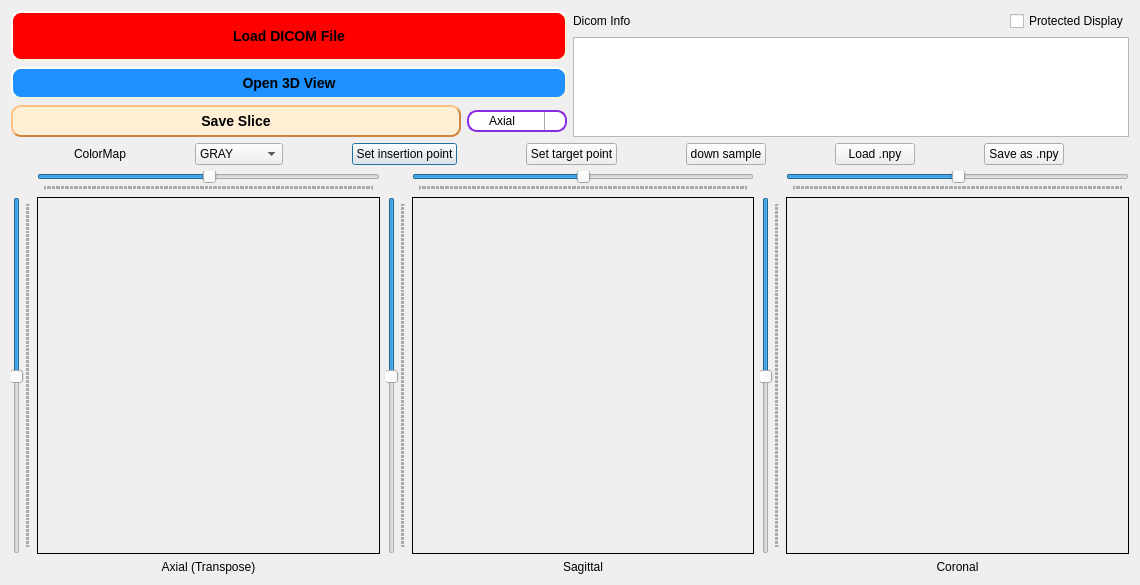
<?xml version="1.0" encoding="UTF-8"?>
<ui version="4.0">
 <class>Dialog</class>
 <widget class="QDialog" name="Dialog">
  <property name="windowModality">
   <enum>Qt::NonModal</enum>
  </property>
  <property name="geometry">
   <rect>
    <x>0</x>
    <y>0</y>
    <width>1140</width>
    <height>585</height>
   </rect>
  </property>
  <property name="minimumSize">
   <size>
    <width>995</width>
    <height>0</height>
   </size>
  </property>
  <property name="windowTitle">
   <string>Dialog</string>
  </property>
  <layout class="QGridLayout" name="gridLayout">
   <item row="3" column="0">
    <layout class="QHBoxLayout" name="horizontalLayout_5">
     <item>
      <layout class="QGridLayout" name="axialGrid">
       <item row="1" column="1">
        <layout class="QVBoxLayout" name="axial_vBox">
         <property name="spacing">
          <number>7</number>
         </property>
         <item>
          <layout class="QHBoxLayout" name="axial_hBox">
           <item>
            <widget class="QPaintLabel3" name="imgLabel_1">
             <property name="sizePolicy">
              <sizepolicy hsizetype="Expanding" vsizetype="Expanding">
               <horstretch>0</horstretch>
               <verstretch>0</verstretch>
              </sizepolicy>
             </property>
             <property name="minimumSize">
              <size>
               <width>1</width>
               <height>1</height>
              </size>
             </property>
             <property name="cursor">
              <cursorShape>CrossCursor</cursorShape>
             </property>
             <property name="frameShape">
              <enum>QFrame::Panel</enum>
             </property>
             <property name="frameShadow">
              <enum>QFrame::Plain</enum>
             </property>
             <property name="text">
              <string/>
             </property>
             <property name="alignment">
              <set>Qt::AlignCenter</set>
             </property>
            </widget>
           </item>
          </layout>
         </item>
        </layout>
       </item>
       <item row="1" column="0">
        <widget class="QSlider" name="axial_vSlider">
         <property name="enabled">
          <bool>true</bool>
         </property>
         <property name="sizePolicy">
          <sizepolicy hsizetype="Fixed" vsizetype="Preferred">
           <horstretch>0</horstretch>
           <verstretch>0</verstretch>
          </sizepolicy>
         </property>
         <property name="minimumSize">
          <size>
           <width>0</width>
           <height>1</height>
          </size>
         </property>
         <property name="cursor">
          <cursorShape>SplitVCursor</cursorShape>
         </property>
         <property name="focusPolicy">
          <enum>Qt::NoFocus</enum>
         </property>
         <property name="layoutDirection">
          <enum>Qt::LeftToRight</enum>
         </property>
         <property name="maximum">
          <number>255</number>
         </property>
         <property name="pageStep">
          <number>9</number>
         </property>
         <property name="value">
          <number>128</number>
         </property>
         <property name="sliderPosition">
          <number>128</number>
         </property>
         <property name="tracking">
          <bool>true</bool>
         </property>
         <property name="orientation">
          <enum>Qt::Vertical</enum>
         </property>
         <property name="invertedAppearance">
          <bool>true</bool>
         </property>
         <property name="invertedControls">
          <bool>false</bool>
         </property>
         <property name="tickPosition">
          <enum>QSlider::TicksBelow</enum>
         </property>
         <property name="tickInterval">
          <number>1</number>
         </property>
        </widget>
       </item>
       <item row="0" column="1">
        <widget class="QSlider" name="axial_hSlider">
         <property name="sizePolicy">
          <sizepolicy hsizetype="Expanding" vsizetype="Fixed">
           <horstretch>0</horstretch>
           <verstretch>0</verstretch>
          </sizepolicy>
         </property>
         <property name="minimumSize">
          <size>
           <width>1</width>
           <height>0</height>
          </size>
         </property>
         <property name="cursor">
          <cursorShape>SplitHCursor</cursorShape>
         </property>
         <property name="focusPolicy">
          <enum>Qt::NoFocus</enum>
         </property>
         <property name="styleSheet">
          <string notr="true"/>
         </property>
         <property name="maximum">
          <number>255</number>
         </property>
         <property name="value">
          <number>128</number>
         </property>
         <property name="tracking">
          <bool>true</bool>
         </property>
         <property name="orientation">
          <enum>Qt::Horizontal</enum>
         </property>
         <property name="invertedAppearance">
          <bool>false</bool>
         </property>
         <property name="tickPosition">
          <enum>QSlider::TicksBelow</enum>
         </property>
         <property name="tickInterval">
          <number>1</number>
         </property>
        </widget>
       </item>
       <item row="2" column="1">
        <widget class="QLabel" name="label">
         <property name="sizePolicy">
          <sizepolicy hsizetype="Expanding" vsizetype="Preferred">
           <horstretch>0</horstretch>
           <verstretch>0</verstretch>
          </sizepolicy>
         </property>
         <property name="text">
          <string>Axial (Transpose)</string>
         </property>
         <property name="alignment">
          <set>Qt::AlignCenter</set>
         </property>
        </widget>
       </item>
      </layout>
     </item>
     <item>
      <layout class="QGridLayout" name="saggitalGrid">
       <item row="0" column="1">
        <widget class="QSlider" name="sagittal_hSlider">
         <property name="sizePolicy">
          <sizepolicy hsizetype="Expanding" vsizetype="Fixed">
           <horstretch>0</horstretch>
           <verstretch>0</verstretch>
          </sizepolicy>
         </property>
         <property name="minimumSize">
          <size>
           <width>1</width>
           <height>0</height>
          </size>
         </property>
         <property name="cursor">
          <cursorShape>SplitHCursor</cursorShape>
         </property>
         <property name="focusPolicy">
          <enum>Qt::NoFocus</enum>
         </property>
         <property name="styleSheet">
          <string notr="true"/>
         </property>
         <property name="maximum">
          <number>255</number>
         </property>
         <property name="value">
          <number>128</number>
         </property>
         <property name="tracking">
          <bool>true</bool>
         </property>
         <property name="orientation">
          <enum>Qt::Horizontal</enum>
         </property>
         <property name="invertedAppearance">
          <bool>false</bool>
         </property>
         <property name="tickPosition">
          <enum>QSlider::TicksBelow</enum>
         </property>
         <property name="tickInterval">
          <number>1</number>
         </property>
        </widget>
       </item>
       <item row="1" column="0">
        <widget class="QSlider" name="sagittal_vSlider">
         <property name="enabled">
          <bool>true</bool>
         </property>
         <property name="sizePolicy">
          <sizepolicy hsizetype="Fixed" vsizetype="Preferred">
           <horstretch>0</horstretch>
           <verstretch>0</verstretch>
          </sizepolicy>
         </property>
         <property name="minimumSize">
          <size>
           <width>0</width>
           <height>1</height>
          </size>
         </property>
         <property name="cursor">
          <cursorShape>SplitVCursor</cursorShape>
         </property>
         <property name="focusPolicy">
          <enum>Qt::NoFocus</enum>
         </property>
         <property name="layoutDirection">
          <enum>Qt::LeftToRight</enum>
         </property>
         <property name="maximum">
          <number>255</number>
         </property>
         <property name="pageStep">
          <number>9</number>
         </property>
         <property name="value">
          <number>128</number>
         </property>
         <property name="sliderPosition">
          <number>128</number>
         </property>
         <property name="tracking">
          <bool>true</bool>
         </property>
         <property name="orientation">
          <enum>Qt::Vertical</enum>
         </property>
         <property name="invertedAppearance">
          <bool>true</bool>
         </property>
         <property name="invertedControls">
          <bool>false</bool>
         </property>
         <property name="tickPosition">
          <enum>QSlider::TicksBelow</enum>
         </property>
         <property name="tickInterval">
          <number>1</number>
         </property>
        </widget>
       </item>
       <item row="2" column="1">
        <widget class="QLabel" name="label_2">
         <property name="sizePolicy">
          <sizepolicy hsizetype="Expanding" vsizetype="Preferred">
           <horstretch>0</horstretch>
           <verstretch>0</verstretch>
          </sizepolicy>
         </property>
         <property name="text">
          <string>Sagittal</string>
         </property>
         <property name="alignment">
          <set>Qt::AlignCenter</set>
         </property>
        </widget>
       </item>
       <item row="1" column="1">
        <layout class="QVBoxLayout" name="saggital_vBox">
         <item>
          <layout class="QHBoxLayout" name="saggital_hBox">
           <item>
            <widget class="QPaintLabel3" name="imgLabel_2">
             <property name="sizePolicy">
              <sizepolicy hsizetype="Expanding" vsizetype="Expanding">
               <horstretch>0</horstretch>
               <verstretch>0</verstretch>
              </sizepolicy>
             </property>
             <property name="minimumSize">
              <size>
               <width>1</width>
               <height>1</height>
              </size>
             </property>
             <property name="cursor">
              <cursorShape>CrossCursor</cursorShape>
             </property>
             <property name="frameShape">
              <enum>QFrame::Panel</enum>
             </property>
             <property name="frameShadow">
              <enum>QFrame::Plain</enum>
             </property>
             <property name="text">
              <string/>
             </property>
            </widget>
           </item>
          </layout>
         </item>
        </layout>
       </item>
      </layout>
     </item>
     <item>
      <layout class="QGridLayout" name="coronalGrid">
       <item row="0" column="1">
        <widget class="QSlider" name="coronal_hSlider">
         <property name="sizePolicy">
          <sizepolicy hsizetype="Expanding" vsizetype="Fixed">
           <horstretch>0</horstretch>
           <verstretch>0</verstretch>
          </sizepolicy>
         </property>
         <property name="minimumSize">
          <size>
           <width>1</width>
           <height>0</height>
          </size>
         </property>
         <property name="cursor">
          <cursorShape>SplitHCursor</cursorShape>
         </property>
         <property name="focusPolicy">
          <enum>Qt::NoFocus</enum>
         </property>
         <property name="styleSheet">
          <string notr="true"/>
         </property>
         <property name="maximum">
          <number>255</number>
         </property>
         <property name="value">
          <number>128</number>
         </property>
         <property name="tracking">
          <bool>true</bool>
         </property>
         <property name="orientation">
          <enum>Qt::Horizontal</enum>
         </property>
         <property name="invertedAppearance">
          <bool>false</bool>
         </property>
         <property name="tickPosition">
          <enum>QSlider::TicksBelow</enum>
         </property>
         <property name="tickInterval">
          <number>1</number>
         </property>
        </widget>
       </item>
       <item row="1" column="0">
        <widget class="QSlider" name="coronal_vSlider">
         <property name="enabled">
          <bool>true</bool>
         </property>
         <property name="sizePolicy">
          <sizepolicy hsizetype="Fixed" vsizetype="Preferred">
           <horstretch>0</horstretch>
           <verstretch>0</verstretch>
          </sizepolicy>
         </property>
         <property name="minimumSize">
          <size>
           <width>0</width>
           <height>1</height>
          </size>
         </property>
         <property name="cursor">
          <cursorShape>SplitVCursor</cursorShape>
         </property>
         <property name="focusPolicy">
          <enum>Qt::NoFocus</enum>
         </property>
         <property name="layoutDirection">
          <enum>Qt::LeftToRight</enum>
         </property>
         <property name="maximum">
          <number>255</number>
         </property>
         <property name="pageStep">
          <number>9</number>
         </property>
         <property name="value">
          <number>128</number>
         </property>
         <property name="sliderPosition">
          <number>128</number>
         </property>
         <property name="tracking">
          <bool>true</bool>
         </property>
         <property name="orientation">
          <enum>Qt::Vertical</enum>
         </property>
         <property name="invertedAppearance">
          <bool>true</bool>
         </property>
         <property name="invertedControls">
          <bool>false</bool>
         </property>
         <property name="tickPosition">
          <enum>QSlider::TicksBelow</enum>
         </property>
         <property name="tickInterval">
          <number>1</number>
         </property>
        </widget>
       </item>
       <item row="2" column="1">
        <widget class="QLabel" name="label_3">
         <property name="sizePolicy">
          <sizepolicy hsizetype="Expanding" vsizetype="Preferred">
           <horstretch>0</horstretch>
           <verstretch>0</verstretch>
          </sizepolicy>
         </property>
         <property name="text">
          <string>Coronal</string>
         </property>
         <property name="alignment">
          <set>Qt::AlignCenter</set>
         </property>
        </widget>
       </item>
       <item row="1" column="1">
        <layout class="QVBoxLayout" name="coronal_vBox">
         <item>
          <layout class="QHBoxLayout" name="coronal_hBox">
           <item>
            <widget class="QPaintLabel3" name="imgLabel_3">
             <property name="sizePolicy">
              <sizepolicy hsizetype="Expanding" vsizetype="Expanding">
               <horstretch>0</horstretch>
               <verstretch>0</verstretch>
              </sizepolicy>
             </property>
             <property name="minimumSize">
              <size>
               <width>1</width>
               <height>1</height>
              </size>
             </property>
             <property name="cursor">
              <cursorShape>CrossCursor</cursorShape>
             </property>
             <property name="frameShape">
              <enum>QFrame::Panel</enum>
             </property>
             <property name="frameShadow">
              <enum>QFrame::Plain</enum>
             </property>
             <property name="text">
              <string/>
             </property>
            </widget>
           </item>
          </layout>
         </item>
        </layout>
       </item>
      </layout>
     </item>
    </layout>
   </item>
   <item row="1" column="0">
    <layout class="QHBoxLayout" name="horizontalLayout_2">
     <item>
      <layout class="QVBoxLayout" name="verticalLayout_3">
       <item>
        <widget class="QPushButton" name="dicomButton">
         <property name="sizePolicy">
          <sizepolicy hsizetype="Preferred" vsizetype="Preferred">
           <horstretch>0</horstretch>
           <verstretch>0</verstretch>
          </sizepolicy>
         </property>
         <property name="minimumSize">
          <size>
           <width>186</width>
           <height>0</height>
          </size>
         </property>
         <property name="cursor">
          <cursorShape>PointingHandCursor</cursorShape>
         </property>
         <property name="focusPolicy">
          <enum>Qt::NoFocus</enum>
         </property>
         <property name="styleSheet">
          <string notr="true">QPushButton{
    background-color: red;
    border-style: outset;
    border-width: 2px;
    border-radius: 10px;
    border-color: beige;
    font: bold 14px;
    min-width: 10em;
    padding: 6px;
}
</string>
         </property>
         <property name="text">
          <string>Load DICOM File</string>
         </property>
        </widget>
       </item>
       <item>
        <widget class="QPushButton" name="volButton">
         <property name="sizePolicy">
          <sizepolicy hsizetype="Preferred" vsizetype="Fixed">
           <horstretch>0</horstretch>
           <verstretch>0</verstretch>
          </sizepolicy>
         </property>
         <property name="minimumSize">
          <size>
           <width>186</width>
           <height>0</height>
          </size>
         </property>
         <property name="cursor">
          <cursorShape>PointingHandCursor</cursorShape>
         </property>
         <property name="focusPolicy">
          <enum>Qt::NoFocus</enum>
         </property>
         <property name="styleSheet">
          <string notr="true">QPushButton{
    background-color: DodgerBlue;
    border-style: outset;
    border-width: 2px;
    border-radius: 10px;
    border-color: beige;
    font: bold 14px;
    min-width: 10em;
    padding: 6px;
}
</string>
         </property>
         <property name="text">
          <string>Open 3D View</string>
         </property>
        </widget>
       </item>
       <item>
        <layout class="QHBoxLayout" name="horizontalLayout_3">
         <item>
          <widget class="QPushButton" name="savesliceButton">
           <property name="cursor">
            <cursorShape>PointingHandCursor</cursorShape>
           </property>
           <property name="focusPolicy">
            <enum>Qt::NoFocus</enum>
           </property>
           <property name="styleSheet">
            <string notr="true">QPushButton{
    background-color: #FFEFD5;
    border-style: outset;
    border-width: 2px;
    border-radius: 10px;
    border-color: #CD853F;
    font: bold 14px;
    min-width: 10em;
    padding: 6px;
}
</string>
           </property>
           <property name="text">
            <string>Save Slice</string>
           </property>
          </widget>
         </item>
         <item>
          <widget class="QComboBox" name="savesliceBox">
           <property name="sizePolicy">
            <sizepolicy hsizetype="Fixed" vsizetype="Fixed">
             <horstretch>0</horstretch>
             <verstretch>0</verstretch>
            </sizepolicy>
           </property>
           <property name="cursor">
            <cursorShape>PointingHandCursor</cursorShape>
           </property>
           <property name="styleSheet">
            <string notr="true">/*
QComboBox {
background: #7FFFD4;
border: 2px solid #8A2BE2;
border-radius: 10px;
margin: 0px;
}
*/
QComboBox {
    border: 2px solid #8A2BE2;
    border-radius: 10px;
    padding: 1px 10px 1px 20px;
    min-width: 6em;
}
/*
QComboBox:editable {
    background: red;
}
*/
QComboBox:!editable, QComboBox::drop-down:editable {
     background: qlineargradient(x1: 0, y1: 0, x2: 0, y2: 1,
                                 stop: 0 #E1E1E1, stop: 0.4 #DDDDDD,
                                 stop: 0.5 #D8D8D8, stop: 1.0 #D3D3D3);
}

QComboBox:!editable:on, QComboBox::drop-down:editable:on {
    background: qlineargradient(x1: 0, y1: 0, x2: 0, y2: 1,
                                stop: 0 #D3D3D3, stop: 0.4 #D8D8D8,
                                stop: 0.5 #DDDDDD, stop: 1.0 #E1E1E1);
}

QComboBox:on { /* shift the text when the popup opens */
    padding-top: 30px;
    padding-left: 40px;
}

QComboBox::drop-down {
    subcontrol-origin: padding;
    subcontrol-position: top right;
    width: 20px;

    border-left-width: 1px;
    border-left-color: darkgray;
    border-left-style: solid;
    border-top-right-radius: 10px;
    border-bottom-right-radius: 10px;
}

QComboBox::down-arrow {
    image: url(resources/double-arrow-down.png);
    width: 15px;
    height: 15px;
}</string>
           </property>
           <item>
            <property name="text">
             <string>Axial</string>
            </property>
           </item>
           <item>
            <property name="text">
             <string>Sagittal</string>
            </property>
           </item>
           <item>
            <property name="text">
             <string>Coronal</string>
            </property>
           </item>
          </widget>
         </item>
        </layout>
       </item>
      </layout>
     </item>
     <item>
      <layout class="QVBoxLayout" name="verticalLayout_2">
       <item>
        <layout class="QHBoxLayout" name="horizontalLayout">
         <item>
          <widget class="QLabel" name="label_5">
           <property name="sizePolicy">
            <sizepolicy hsizetype="Preferred" vsizetype="Preferred">
             <horstretch>0</horstretch>
             <verstretch>0</verstretch>
            </sizepolicy>
           </property>
           <property name="minimumSize">
            <size>
             <width>1</width>
             <height>0</height>
            </size>
           </property>
           <property name="text">
            <string>Dicom Info</string>
           </property>
          </widget>
         </item>
         <item>
          <widget class="QCheckBox" name="privatecheckBox">
           <property name="sizePolicy">
            <sizepolicy hsizetype="Fixed" vsizetype="Fixed">
             <horstretch>0</horstretch>
             <verstretch>0</verstretch>
            </sizepolicy>
           </property>
           <property name="text">
            <string>Protected Display</string>
           </property>
          </widget>
         </item>
        </layout>
       </item>
       <item>
        <widget class="QListWidget" name="dcmList">
         <property name="sizePolicy">
          <sizepolicy hsizetype="Fixed" vsizetype="Fixed">
           <horstretch>0</horstretch>
           <verstretch>0</verstretch>
          </sizepolicy>
         </property>
         <property name="minimumSize">
          <size>
           <width>350</width>
           <height>100</height>
          </size>
         </property>
         <property name="maximumSize">
          <size>
           <width>800</width>
           <height>100</height>
          </size>
         </property>
        </widget>
       </item>
      </layout>
     </item>
    </layout>
   </item>
   <item row="2" column="0">
    <layout class="QHBoxLayout" name="colormap_hBox">
     <item>
      <widget class="QLabel" name="label_4">
       <property name="sizePolicy">
        <sizepolicy hsizetype="Fixed" vsizetype="Preferred">
         <horstretch>0</horstretch>
         <verstretch>0</verstretch>
        </sizepolicy>
       </property>
       <property name="minimumSize">
        <size>
         <width>1</width>
         <height>0</height>
        </size>
       </property>
       <property name="text">
        <string>ColorMap</string>
       </property>
       <property name="alignment">
        <set>Qt::AlignLeading|Qt::AlignLeft|Qt::AlignVCenter</set>
       </property>
      </widget>
     </item>
     <item>
      <widget class="QComboBox" name="colormapBox">
       <property name="sizePolicy">
        <sizepolicy hsizetype="Fixed" vsizetype="Fixed">
         <horstretch>0</horstretch>
         <verstretch>0</verstretch>
        </sizepolicy>
       </property>
       <property name="minimumSize">
        <size>
         <width>1</width>
         <height>0</height>
        </size>
       </property>
       <property name="cursor">
        <cursorShape>PointingHandCursor</cursorShape>
       </property>
       <property name="focusPolicy">
        <enum>Qt::NoFocus</enum>
       </property>
       <item>
        <property name="text">
         <string>GRAY</string>
        </property>
       </item>
       <item>
        <property name="text">
         <string>AUTUMN</string>
        </property>
       </item>
       <item>
        <property name="text">
         <string>BONE</string>
        </property>
       </item>
       <item>
        <property name="text">
         <string>COOL</string>
        </property>
       </item>
       <item>
        <property name="text">
         <string>HOT</string>
        </property>
       </item>
       <item>
        <property name="text">
         <string>HSV</string>
        </property>
       </item>
       <item>
        <property name="text">
         <string>JET</string>
        </property>
       </item>
       <item>
        <property name="text">
         <string>OCEAN</string>
        </property>
       </item>
       <item>
        <property name="text">
         <string>PINK</string>
        </property>
       </item>
       <item>
        <property name="text">
         <string>RAINBOW</string>
        </property>
       </item>
       <item>
        <property name="text">
         <string>SPRING</string>
        </property>
       </item>
       <item>
        <property name="text">
         <string>SUMMER</string>
        </property>
       </item>
       <item>
        <property name="text">
         <string>WINTER</string>
        </property>
       </item>
      </widget>
     </item>
     <item>
      <widget class="QPushButton" name="SetInsertionPointButton">
       <property name="sizePolicy">
        <sizepolicy hsizetype="Fixed" vsizetype="Fixed">
         <horstretch>0</horstretch>
         <verstretch>0</verstretch>
        </sizepolicy>
       </property>
       <property name="text">
        <string>Set insertion point</string>
       </property>
       <property name="checkable">
        <bool>false</bool>
       </property>
      </widget>
     </item>
     <item>
      <widget class="QPushButton" name="SetTargetPointButton">
       <property name="sizePolicy">
        <sizepolicy hsizetype="Fixed" vsizetype="Fixed">
         <horstretch>0</horstretch>
         <verstretch>0</verstretch>
        </sizepolicy>
       </property>
       <property name="text">
        <string>Set target point</string>
       </property>
      </widget>
     </item>
     <item>
      <widget class="QPushButton" name="dsampleButton">
       <property name="sizePolicy">
        <sizepolicy hsizetype="Fixed" vsizetype="Fixed">
         <horstretch>0</horstretch>
         <verstretch>0</verstretch>
        </sizepolicy>
       </property>
       <property name="focusPolicy">
        <enum>Qt::NoFocus</enum>
       </property>
       <property name="text">
        <string>down sample</string>
       </property>
      </widget>
     </item>
     <item>
      <widget class="QPushButton" name="loadnpyButton">
       <property name="sizePolicy">
        <sizepolicy hsizetype="Fixed" vsizetype="Fixed">
         <horstretch>0</horstretch>
         <verstretch>0</verstretch>
        </sizepolicy>
       </property>
       <property name="focusPolicy">
        <enum>Qt::NoFocus</enum>
       </property>
       <property name="text">
        <string>Load .npy</string>
       </property>
      </widget>
     </item>
     <item>
      <widget class="QPushButton" name="savenpyButton">
       <property name="sizePolicy">
        <sizepolicy hsizetype="Fixed" vsizetype="Fixed">
         <horstretch>0</horstretch>
         <verstretch>0</verstretch>
        </sizepolicy>
       </property>
       <property name="focusPolicy">
        <enum>Qt::NoFocus</enum>
       </property>
       <property name="text">
        <string>Save as .npy</string>
       </property>
      </widget>
     </item>
    </layout>
   </item>
  </layout>
 </widget>
 <customwidgets>
  <customwidget>
   <class>QPaintLabel3</class>
   <extends>QLabel</extends>
   <header>qpaintlabel3.h</header>
  </customwidget>
 </customwidgets>
 <resources/>
 <connections>
  <connection>
   <sender>axial_hSlider</sender>
   <signal>valueChanged(int)</signal>
   <receiver>coronal_hSlider</receiver>
   <slot>setValue(int)</slot>
   <hints>
    <hint type="sourcelabel">
     <x>273</x>
     <y>226</y>
    </hint>
    <hint type="destinationlabel">
     <x>908</x>
     <y>217</y>
    </hint>
   </hints>
  </connection>
  <connection>
   <sender>coronal_hSlider</sender>
   <signal>valueChanged(int)</signal>
   <receiver>axial_hSlider</receiver>
   <slot>setValue(int)</slot>
   <hints>
    <hint type="sourcelabel">
     <x>908</x>
     <y>217</y>
    </hint>
    <hint type="destinationlabel">
     <x>234</x>
     <y>212</y>
    </hint>
   </hints>
  </connection>
  <connection>
   <sender>axial_vSlider</sender>
   <signal>valueChanged(int)</signal>
   <receiver>sagittal_hSlider</receiver>
   <slot>setValue(int)</slot>
   <hints>
    <hint type="sourcelabel">
     <x>28</x>
     <y>344</y>
    </hint>
    <hint type="destinationlabel">
     <x>479</x>
     <y>215</y>
    </hint>
   </hints>
  </connection>
  <connection>
   <sender>sagittal_hSlider</sender>
   <signal>valueChanged(int)</signal>
   <receiver>axial_vSlider</receiver>
   <slot>setValue(int)</slot>
   <hints>
    <hint type="sourcelabel">
     <x>488</x>
     <y>219</y>
    </hint>
    <hint type="destinationlabel">
     <x>20</x>
     <y>249</y>
    </hint>
   </hints>
  </connection>
  <connection>
   <sender>sagittal_vSlider</sender>
   <signal>valueChanged(int)</signal>
   <receiver>coronal_vSlider</receiver>
   <slot>setValue(int)</slot>
   <hints>
    <hint type="sourcelabel">
     <x>388</x>
     <y>364</y>
    </hint>
    <hint type="destinationlabel">
     <x>762</x>
     <y>368</y>
    </hint>
   </hints>
  </connection>
  <connection>
   <sender>coronal_vSlider</sender>
   <signal>valueChanged(int)</signal>
   <receiver>sagittal_vSlider</receiver>
   <slot>setValue(int)</slot>
   <hints>
    <hint type="sourcelabel">
     <x>762</x>
     <y>294</y>
    </hint>
    <hint type="destinationlabel">
     <x>388</x>
     <y>307</y>
    </hint>
   </hints>
  </connection>
 </connections>
</ui>
